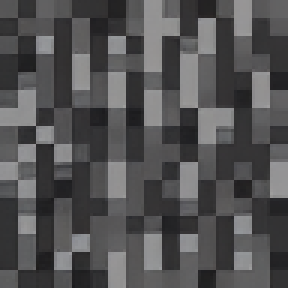
#> input picture textures/type/blocks/bedrock.png, 96 x 96 px, found by its file name (shown 3 times larger); its folder holds only this picture in this run
$ python generate_variants.py
#> lines starting #> are read from the running program, lines starting #| are printed output that depends on the picture
from PIL import Image
import os
import sys

# === CONFIG ===
BLOCKS_FOLDER = "blocks"  # relative to this script
OUTPUT_DIR = "./output"
IMAGE_SIZE = (64, 64)
VARIATIONS_PER_DIRECTION = 16
MAX_SHIFT = 8  # Max shift in pixels (corresponds to ~8 degrees)
DIRECTIONS = [
    "top", "bottom", "left", "right",
    "top_left", "top_right", "bottom_left", "bottom_right"
]

# === UTILITIES ===

def get_quad_coords(direction, shift):
    w, h = IMAGE_SIZE
    coords = [0, 0, w, 0, w, h, 0, h]  # TL, TR, BR, BL

    if direction == "top":
        coords[1] += shift  # TL.y
        coords[3] += shift  # TR.y
    elif direction == "bottom":
        coords[5] -= shift  # BR.y
        coords[7] -= shift  # BL.y
    elif direction == "left":
        coords[0] += shift  # TL.x
        coords[6] += shift  # BL.x
    elif direction == "right":
        coords[2] -= shift  # TR.x
        coords[4] -= shift  # BR.x
    elif direction == "top_left":
        coords[0] += shift; coords[1] += shift  # TL
    elif direction == "top_right":
        coords[2] -= shift; coords[3] += shift  # TR
    elif direction == "bottom_right":
        coords[4] -= shift; coords[5] -= shift  # BR
    elif direction == "bottom_left":
        coords[6] += shift; coords[7] -= shift  # BL

    return tuple(coords)

def apply_skew(img, direction, shift):
    src_quad = (0, 0, IMAGE_SIZE[0], 0, IMAGE_SIZE[0], IMAGE_SIZE[1], 0, IMAGE_SIZE[1])
    dst_quad = get_quad_coords(direction, shift)
    return img.transform(IMAGE_SIZE, Image.QUAD, dst_quad, resample=Image.Resampling.BICUBIC)

def apply_flip(img, flip_type):
    if flip_type == "diagonal":
        return img.transpose(Image.TRANSPOSE)  # Flip over y = x
    return img  # No flip if flip_type is not "diagonal"

def apply_rotation(img, rotation_type, alt=False):
    if alt:
        if rotation_type == 0:
            return img  # 0 degrees
        elif rotation_type == 1:
            return img.transpose(Image.FLIP_LEFT_RIGHT)  # Flip left to right
        elif rotation_type == 2:
            return img.rotate(-180, expand=True)  # 180 degrees
        elif rotation_type == 3:
            flipped = img.transpose(Image.FLIP_LEFT_RIGHT)  # Flip left to right
            return flipped.rotate(-180, expand=True)  # 180 degrees
    else:
        if rotation_type == 0:
            return img  # 0 degrees
        elif rotation_type == 1:
            return img.rotate(-90, expand=True)  # 90 degrees clockwise
        elif rotation_type == 2:
            return img.rotate(-180, expand=True)  # 180 degrees
        elif rotation_type == 3:
            return img.rotate(-270, expand=True)  # 270 degrees clockwise

# === MAIN ===

for filename in os.listdir(BLOCKS_FOLDER):
    if not filename.lower().endswith((".png", ".jpg", ".jpeg")):
        continue
    block_name = filename.rsplit(".", 1)[0]
    alt = False
    if block_name.endswith("_alt"):
        print("alt")
        alt = True
        block_name = block_name[:-4]
    img_path = os.path.join(BLOCKS_FOLDER, filename)
    img = Image.open(img_path).convert("L").resize(IMAGE_SIZE)  # Convert to grayscale

    block_output_base = os.path.join(OUTPUT_DIR, block_name)
    for class_id in range(4):
        class_dir = f"{block_output_base}_{class_id}"
        os.makedirs(class_dir, exist_ok=True)
        rotated = apply_rotation(img, class_id, alt=alt)
        count = 0
        for direction in DIRECTIONS:
            for step in range(1, VARIATIONS_PER_DIRECTION + 1):
                shift = int(MAX_SHIFT * step / VARIATIONS_PER_DIRECTION)
                skewed = apply_skew(rotated, direction, shift)
                flipped = apply_flip(skewed, "diagonal")
                out_path = os.path.join(class_dir, f"img_{count:03}({class_id}).png")
                flipped.save(out_path)
                count += 1
#> this loop made 4 passes
#> pass 1, `flipped.save(out_path)`:
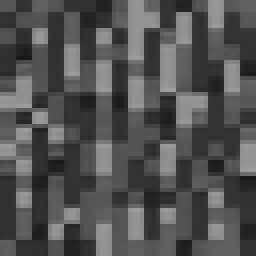
#> saved as img_001(0).png: PIL image 64x64 L (shown 4 times larger); min 24, max 158, mean 81.8
#> pass 1, `flipped.save(out_path)`:
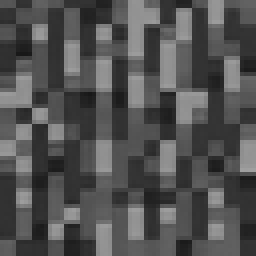
#> saved as img_003(0).png: PIL image 64x64 L (shown 4 times larger); min 24, max 159, mean 81.8
#> pass 1, `flipped.save(out_path)`:
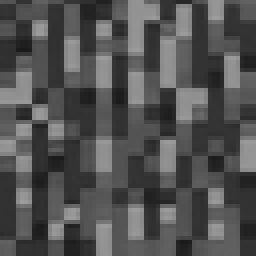
#> saved as img_005(0).png: PIL image 64x64 L (shown 4 times larger); min 26, max 158, mean 81.8
#> pass 1, `flipped.save(out_path)`:
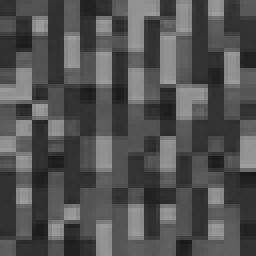
#> saved as img_007(0).png: PIL image 64x64 L (shown 4 times larger); min 25, max 158, mean 81.8
#> after the loop:
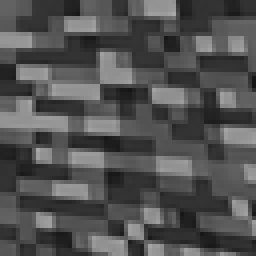
#> flipped: PIL image 64x64 L (shown 4 times larger); min 21, max 169, mean 81.6
#> after the loop:
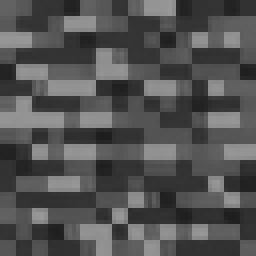
#> rotated: PIL image 64x64 L (shown 4 times larger); min 29, max 153, mean 82.2
#> after the loop:
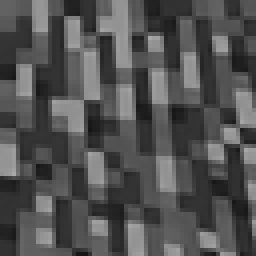
#> skewed: PIL image 64x64 L (shown 4 times larger); min 21, max 169, mean 81.6
